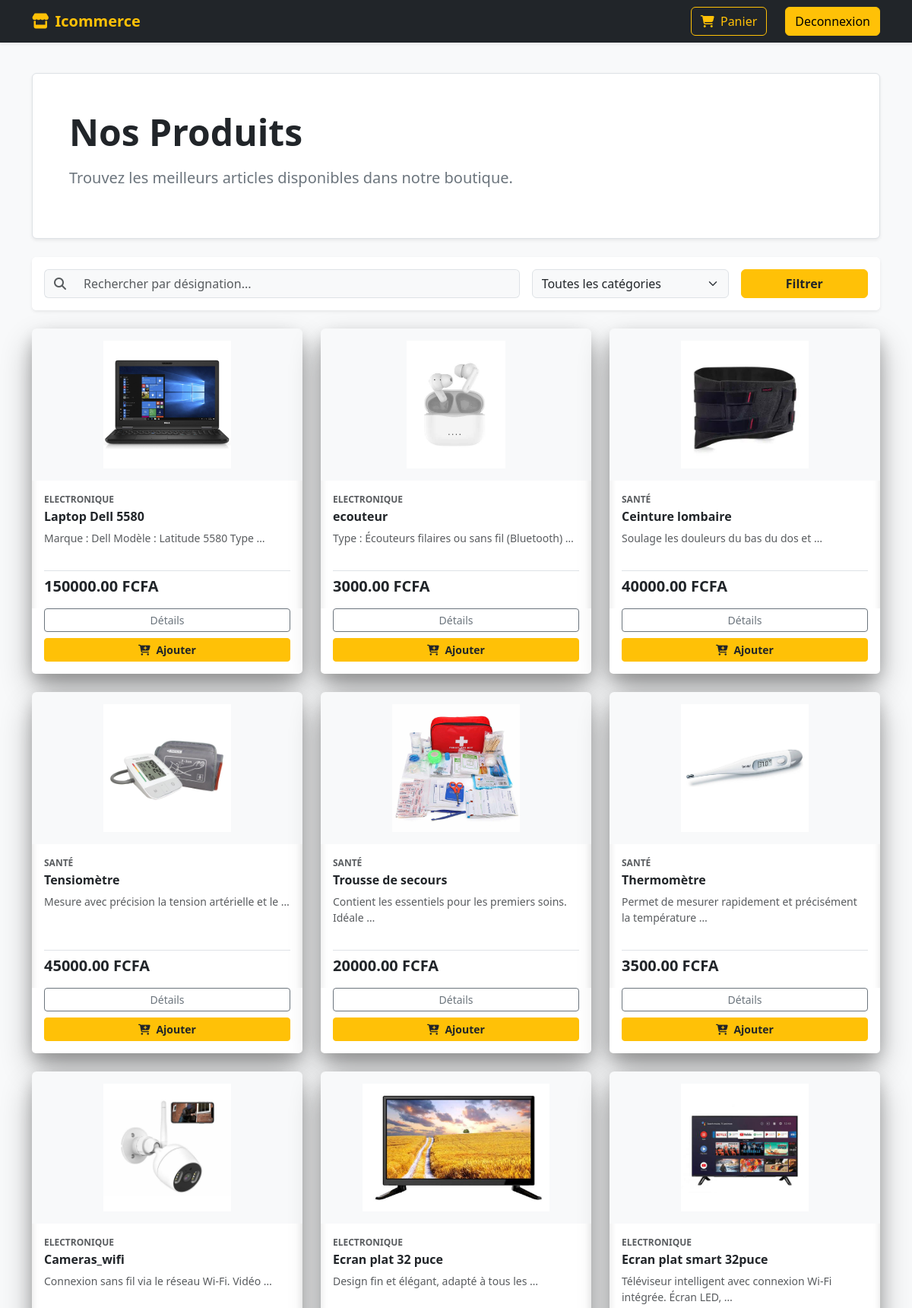
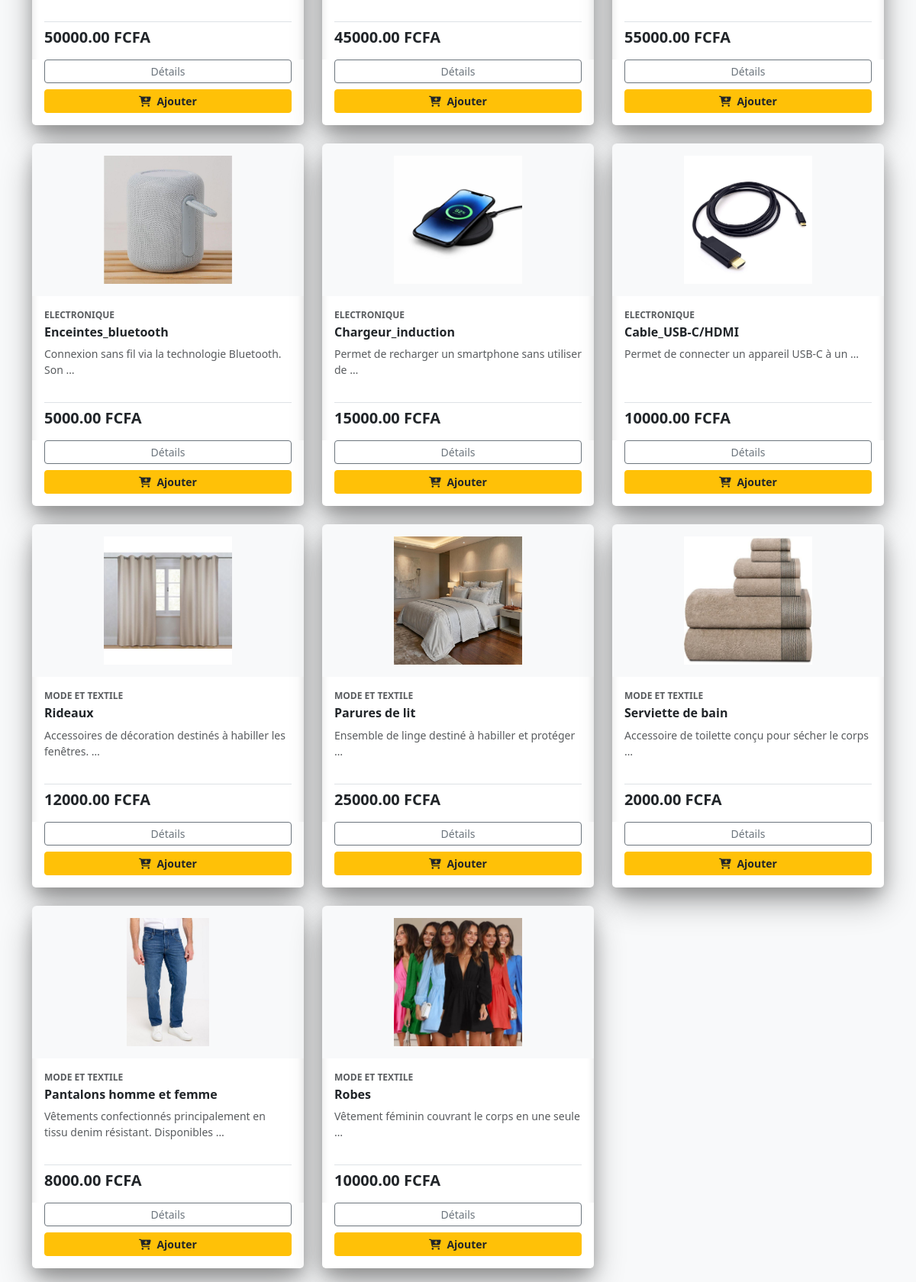
/catalogue/ (upper part), run on the app's committed database (2 pictures, top to bottom).
### vente/models.py (models this page shows, shortened)
class Produit(models.Model):
    categorie = models.ForeignKey(Categorie, on_delete=models.CASCADE)
    designation = models.CharField(max_length=150)
    description = models.TextField()
    prix_achat = models.DecimalField(max_digits=10, decimal_places=2, default=0)
    prix_vente = models.DecimalField(max_digits=10, decimal_places=2, default=0)
    stock = models.PositiveIntegerField(default=0)
    image = models.ImageField(upload_to='produits/', blank=True, null=True)

class Categorie(models.Model):
    nom = models.CharField(max_length=100)
    description = models.TextField(blank=True)

### vente/views.py (the view)
# urls.py: path('catalogue/', views.catalogue, name='catalogue'),
def catalogue(request):
    produits = Produit.objects.all()
    categories = Categorie.objects.all()
    query = request.GET.get('q')
    if query:
        produits = produits.filter(designation__icontains=query)
    categorie_id = request.GET.get('categorie')
    if categorie_id:
        produits = produits.filter(categorie_id=categorie_id)
    context = {
        'produits': produits,
        'categories': categories,
    }
    return render(request, 'vente/catalogue.html', context)

### vente/templates/vente/catalogue.html (shortened to what this page needs)
{% extends 'vente/base.html' %}
{% load static %}
{% block content %}
<div class="container">
    <div class="p-4 p-md-5 mb-4 rounded text-body-emphasis bg-white shadow-sm border">
        <div class="col-lg-8 px-0">
            <h1 class="display-5 fw-bold text-dark">Nos Produits</h1>
            <p class="lead my-3 text-secondary">Trouvez les meilleurs articles disponibles dans notre boutique.</p>
        </div>
    </div>
    <div class="card shadow-sm mb-4 border-0">
        <div class="card-body bg-white rounded">
            <form method="GET" action="{% url 'vente:catalogue' %}" class="row g-3">
                <div class="col-md-7">
                    <div class="input-group">
                        <span class="input-group-text bg-light border-end-0"><i class="fa-solid fa-magnifying-glass text-muted"></i></span>
                        <input type="text" name="q" class="form-control border-start-0 bg-light" placeholder="Rechercher par désignation..." value="{{ request.GET.q }}">
                    </div>
                </div>
                <div class="col-md-3">
                    <select name="categorie" class="form-select bg-light">
                        <option value="">Toutes les catégories</option>
                    </select>
                </div>
                <div class="col-md-2 d-grid">
                    <button type="submit" class="btn btn-warning text-dark fw-bold">Filtrer</button>
                </div>
            </form>
        </div>
    </div>
    <div class="row row-cols-1 row-cols-sm-2 row-cols-md-3 row-cols-lg-3 g-4">
        {% for produit in produits %}
            <div class="col">
                <div class="card h-100 border-0 rounded-4"
                   style="box-shadow:
                   0 20px 40px rgba(0,0,0,0.30),
                   0 10px 20px rgba(0,0,0,0.20),
                   inset 0 3px 8px rgba(255,255,255,0.7),
                   inset 0 -5px 10px rgba(0,0,0,0.15);">
                    <div class="position-relative text-center bg-light rounded-top p-3" style="height: 200px;">
                        {% if produit.image %}
                            <img src="{{ produit.image.url }}" class="img-fluid h-100" style="object-fit: contain;" alt="{{ produit.designation }}">
                        {% else %}
                            <div class="d-flex align-items-center justify-content-center h-100 text-muted">
                                <i class="fa-solid fa-image fa-3x"></i>
                            </div>
                        {% endif %}
                    </div>
                    <div class="card-body d-flex flex-column">
                        <small class="text-uppercase text-muted fw-bold mb-1" style="font-size: 0.75rem;">
                            {{ produit.categorie.nom }}
                        </small>
                        <h5 class="card-title text-dark h6 fw-bold mb-2 text-truncate">
                            <a href="{% url 'vente:produit_detail' produit.id %}" class="text-decoration-none text-dark">
                                {{ produit.designation }}
                            </a>
                        </h5>
                        <p class="card-text text-muted small flex-grow-1">
                            {{ produit.description|truncatewords:8 }}
                        </p>
                        <div class="mt-3 pt-2 border-top">
    <span class="h5 mb-0 fw-bold text-dark">
        {{ produit.prix_vente }} FCFA
    </span>
</div>
                    </div>
                    <div class="card-footer bg-white border-top-0 pt-0 pb-3">
                        <div class="d-grid gap-2">
                            <a href="{% url 'vente:produit_detail' produit.id %}" class="btn btn-outline-secondary btn-sm">Détails</a>
                            {% if produit.stock > 0 %}
                                <a href="{% url 'vente:ajouter_au_panier' produit.id %}" class="btn btn-warning text-dark fw-semibold btn-sm">
                                    <i class="fa-solid fa-cart-plus me-1"></i> Ajouter
                                </a>
                            {% else %}
                                <button class="btn btn-secondary btn-sm" disabled>Indisponible</button>
                            {% endif %}
                        </div>
                    </div>
                </div>
            </div>
        {% empty %}
            <div class="col-12 text-center py-5">
                <p class="text-muted fs-5">Aucun produit ne correspond à votre recherche.</p>
            </div>
        {% endfor %}
    </div>
</div>
{% endblock %}

### data on the page
Produit: image (picture), categorie.nom "ELECTRONIQUE", designation "Laptop Dell 5580", description "Marque : Dell Modèle : Latitude 5580 Type …", prix_vente "150000.00", stock "Ajouter"
Produit: image (picture), categorie.nom "ELECTRONIQUE", designation "ecouteur", description "Type : Écouteurs filaires ou sans fil (Bluetooth) …", prix_vente "3000.00", stock "Ajouter"
Produit: image (picture), categorie.nom "SANTÉ", designation "Ceinture lombaire", description "Soulage les douleurs du bas du dos et …", prix_vente "40000.00", stock "Ajouter"
Produit: image (picture), categorie.nom "SANTÉ", designation "Tensiomètre", description "Mesure avec précision la tension artérielle et le …", prix_vente "45000.00", stock "Ajouter"
Produit: image (picture), categorie.nom "SANTÉ", designation "Trousse de secours", description "Contient les essentiels pour les premiers soins. Idéale …", prix_vente "20000.00", stock "Ajouter"
Produit: image (picture), categorie.nom "SANTÉ", designation "Thermomètre", description "Permet de mesurer rapidement et précisément la température …", prix_vente "3500.00", stock "Ajouter"
Produit: image (picture), categorie.nom "ELECTRONIQUE", designation "Cameras_wifi", description "Connexion sans fil via le réseau Wi-Fi. Vidéo …", prix_vente "50000.00", stock "Ajouter"
Produit: image (picture), categorie.nom "ELECTRONIQUE", designation "Ecran plat 32 puce", description "Design fin et élégant, adapté à tous les …", prix_vente "45000.00", stock "Ajouter"
Produit: image (picture), categorie.nom "ELECTRONIQUE", designation "Ecran plat smart 32puce", description "Téléviseur intelligent avec connexion Wi-Fi intégrée. Écran LED, …", prix_vente "55000.00", stock "Ajouter"
Produit: image (picture), categorie.nom "ELECTRONIQUE", designation "Enceintes_bluetooth", description "Connexion sans fil via la technologie Bluetooth. Son …", prix_vente "5000.00", stock "Ajouter"
Produit: image (picture), categorie.nom "ELECTRONIQUE", designation "Chargeur_induction", description "Permet de recharger un smartphone sans utiliser de …", prix_vente "15000.00", stock "Ajouter"
Produit: image (picture), categorie.nom "ELECTRONIQUE", designation "Cable_USB-C/HDMI", description "Permet de connecter un appareil USB-C à un …", prix_vente "10000.00", stock "Ajouter"
Produit: image (picture), categorie.nom "MODE ET TEXTILE", designation "Rideaux", description "Accessoires de décoration destinés à habiller les fenêtres. …", prix_vente "12000.00", stock "Ajouter"
Produit: image (picture), categorie.nom "MODE ET TEXTILE", designation "Parures de lit", description "Ensemble de linge destiné à habiller et protéger …", prix_vente "25000.00", stock "Ajouter"
Produit: image (picture), categorie.nom "MODE ET TEXTILE", designation "Serviette de bain", description "Accessoire de toilette conçu pour sécher le corps …", prix_vente "2000.00", stock "Ajouter"
Produit: image (picture), categorie.nom "MODE ET TEXTILE", designation "Pantalons homme et femme", description "Vêtements confectionnés principalement en tissu denim résistant. Disponibles …", prix_vente "8000.00", stock "Ajouter"
Produit: image (picture), categorie.nom "MODE ET TEXTILE", designation "Robes", description "Vêtement féminin couvrant le corps en une seule …", prix_vente "10000.00", stock "Ajouter"
